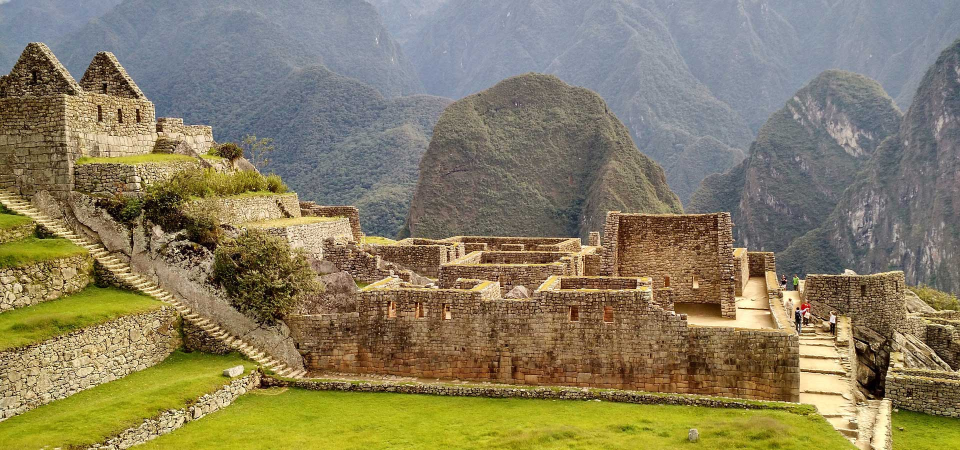
#> input picture Laboratorios/Lab 7/MachuPicchu.jpg, 1920 x 900 px (shown at 1/2 size)
$ jupyter execute --allow-errors 'Laboratorio 7.ipynb'
#> lines starting #> are read from the running program, lines starting #| are printed output that depends on the picture
**ESCUELA DE INGENIERÍA MECATRÓNICA**

## `PROCESAMIENTO DIGITAL DE SEÑALES E IMÁGENES`

### `Integrantes:`

* Baltazar Julca Cristhian
* Garay Alcantara Alex
* Gonzales Bañes Ricardo Danfer
```
Práctica 7B: Filtrado en la frecuencia
```

###  1. Revise e implemente la interfaz basandose en el snippet de la pagina siguiente.

[cell 1]
import tkinter as tk
from PIL import Image, ImageTk
import numpy as np
import cv2

def escalar_imagen(image, max_width):
    original_height, original_width = image.shape
    ratio = max_width / original_width
    height = int(original_height * ratio)
    return cv2.resize(image, (max_width, height))

def mostrar_imagen(image, label, max_width):
    imagen_resized = escalar_imagen(image, max_width)
    imagen_tk = ImageTk.PhotoImage(image=Image.fromarray(imagen_resized))
    label.config(image=imagen_tk)
    label.image = imagen_tk

def actualizar_filtro(valor):
    mostrar_imagen(img, label_matriz, 300)
    mostrar_imagen(img, label_g_real, 300)

image_path = "MachuPicchu.jpg"  # Ruta de la imagen a mostrar
img = cv2.imread(image_path, 0)
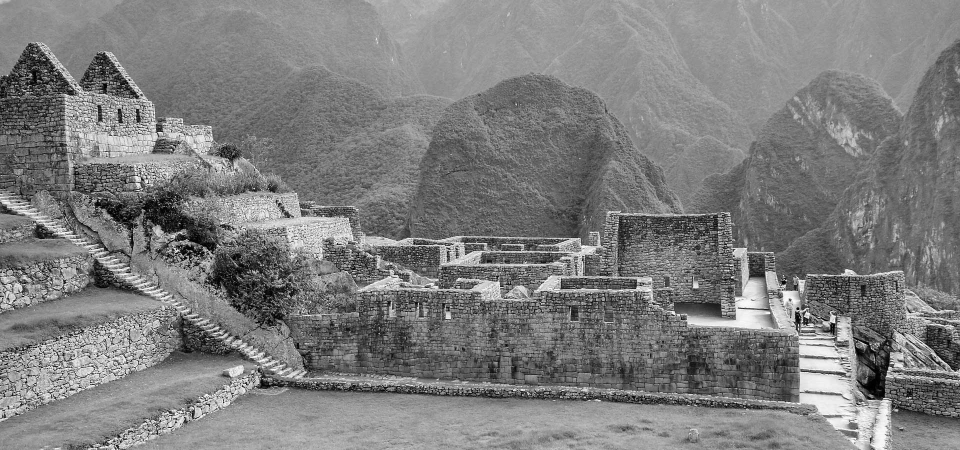
#> img: shape (900, 1920) (shown at 1/2 size); min 0, max 255, mean 126

ventana = tk.Toplevel()
ventana.title("Mostrar Imagen y Matriz con Tkinter")

label_imagen = tk.Label(ventana)
mostrar_imagen(img, label_imagen, 300)
#> in escalar_imagen, `return cv2.resize(image, (max_width, height))`:
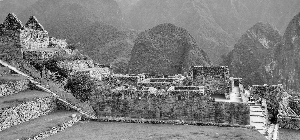
#> returned value: shape (140, 300); min 0, max 254, mean 125.7
label_imagen.grid(row=0, column=0, padx=10, pady=10)

label_matriz = tk.Label(ventana)
label_matriz.grid(row=0, column=1, padx=10, pady=10)

label_g_real = tk.Label(ventana)
label_g_real.grid(row=0, column=2, padx=10, pady=10)

slider_n = tk.Scale(ventana, from_=0, to=1, resolution=0.1, orient=tk.HORIZONTAL,
                    label="Valor de n", command=actualizar_filtro)
slider_n.set(2)
slider_n.grid(row=1, column=0, columnspan=3, pady=10)

ventana.mainloop()

###  2. Implemente un algoritmo
Que le permita tener una interfaz con un slider para controlar el nivel de suavizado de una imagen. El slider controlara el tamaño
del filtro frecuencia que se aplicará. Puede aplicar cualquiera de los filtros
pasabajos mostrados. Se debe poder ver la imagen original, el filtro frecuencial
aplicado y el resultado.

[cell 2]
# Filtro pasa bajo gaussiano con slider

import tkinter as tk
from PIL import Image, ImageTk
import numpy as np
import cv2

# [20 lines left out: function filter_pab, not called in this run]

def escalar_imagen(image, max_width):
    original_height, original_width = image.shape
    ratio = max_width / original_width
    height = int(original_height * ratio)
    return cv2.resize(image, (max_width, height))

def mostrar_imagen(image, label, max_width):
    imagen_resized = escalar_imagen(image, max_width)
    imagen_tk = ImageTk.PhotoImage(image=Image.fromarray(imagen_resized))
    label.config(image=imagen_tk)
    label.image = imagen_tk

# [4 lines left out: function actualizar_filtro, not called in this run]

image_path = "emma.jpg"  # Ruta de la imagen a mostrar
img = cv2.imread(image_path, 0)

ventana = tk.Toplevel()
ventana.title("Mostrar Imagen y Matriz con Tkinter")

label_imagen = tk.Label(ventana)
#> (the rest of this cell did not finish here and is left out)

### 3. Implemente un algoritmo
Que le permita tener una interfaz para controlar la
ganancia y tamaño de un filtro de alto aumento. Se debe poder ver la imagen
original, el filtro frecuencial aplicado y el resultado.

[cell 3]
# HIGH BOOST FILTERING WHITH SLIDER
import tkinter as tk
from PIL import Image, ImageTk
import numpy as np
import cv2

# [22 lines left out: function filter_pab, not called in this run]

def escalar_imagen(image, max_width):
    original_height, original_width = image.shape
    ratio = max_width / original_width
    height = int(original_height * ratio)
    return cv2.resize(image, (max_width, height))

def mostrar_imagen(image, label, max_width):
    imagen_resized = escalar_imagen(image, max_width)
